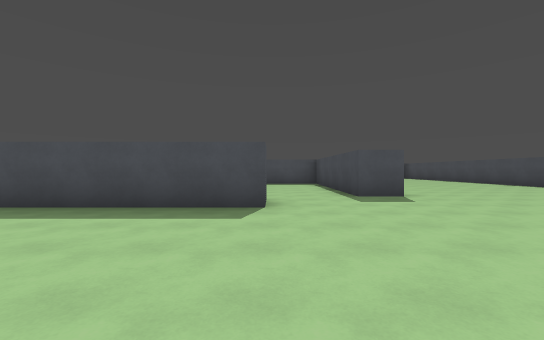
[1] (above)

24 first-person views from a walk through a 3-D level made in the Godot game engine. The camera is 1.4 m above the floor, looks level and sees 90° across. The floor is counted in squares, 2.4 m on a side. Each view is taken from the middle of a square. On the plan, view 1 faces up. The plan holds only what a view shows up to about 9 squares ahead; the rest is blank. Characters and animated objects are not drawn. Some surface patterns are stand-ins.

[2]
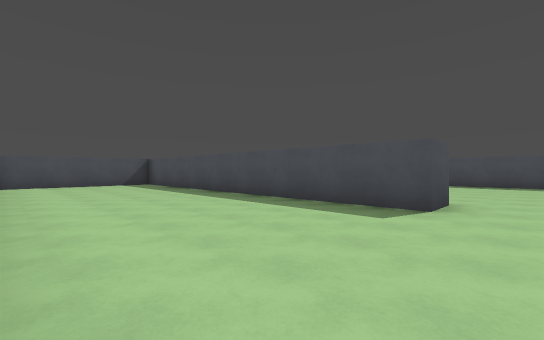

[3]
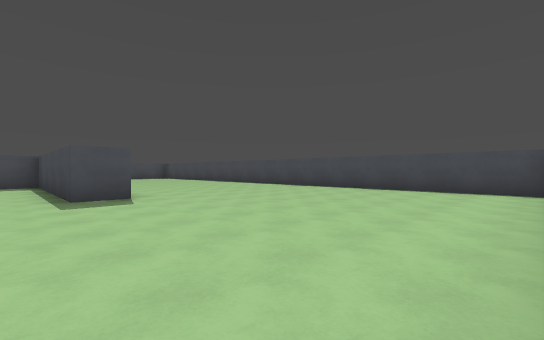

[4]
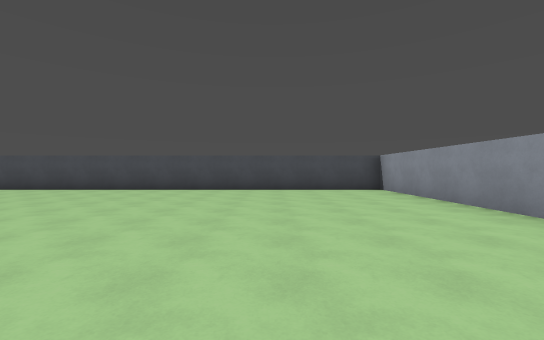

[5]
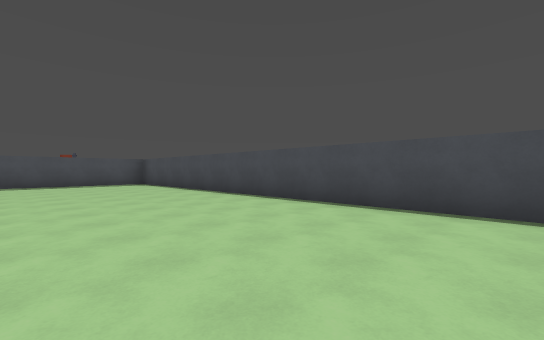

[6]
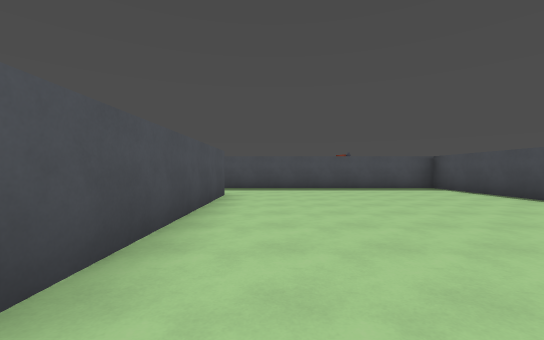

[7]
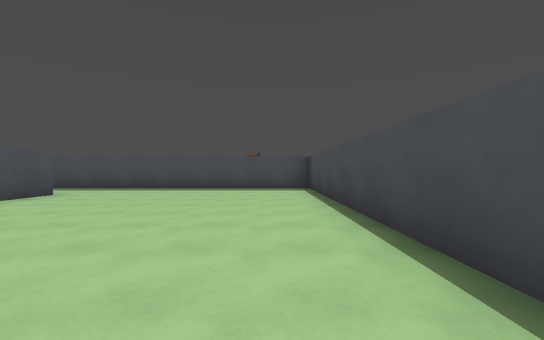

[8]
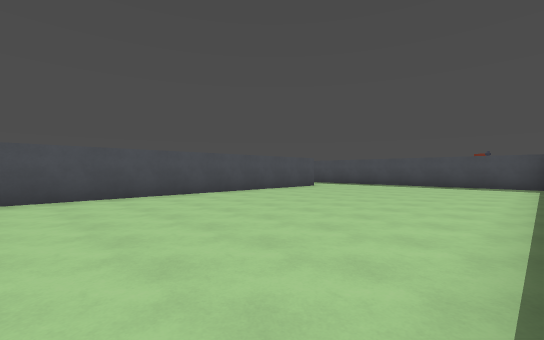

[9]
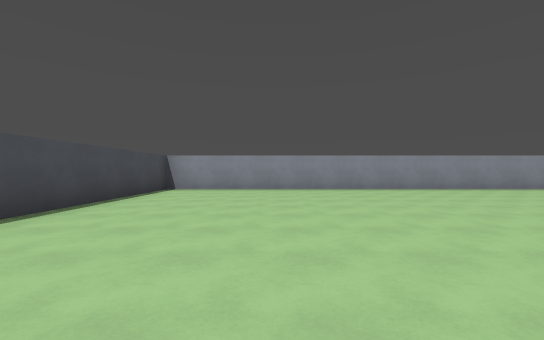

[10]
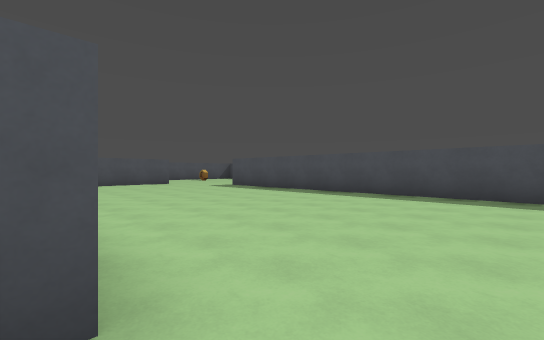

[11]
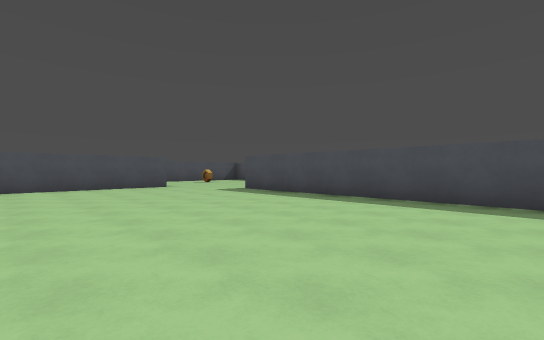

[12]
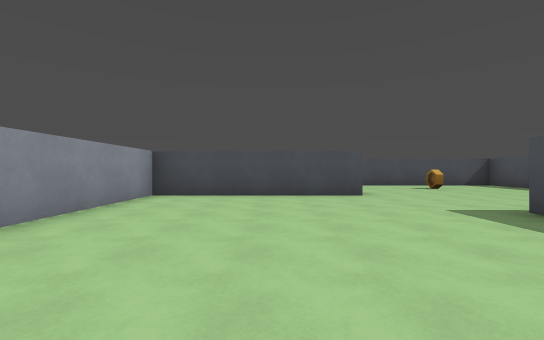

[13]
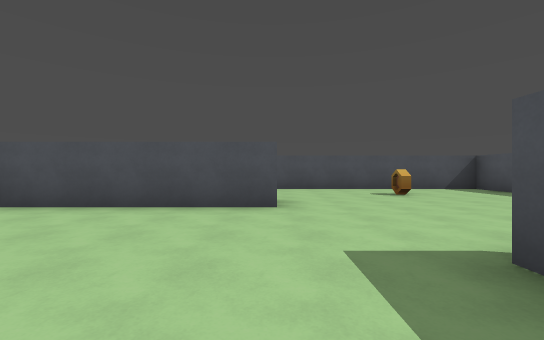

[14]
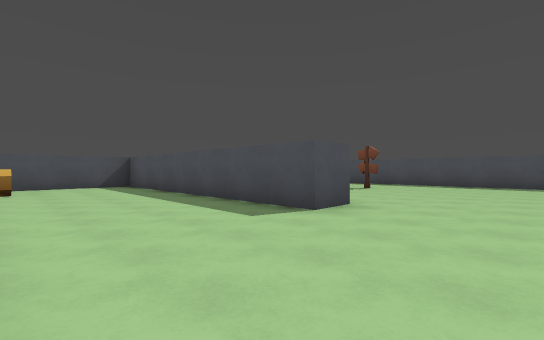

[15]
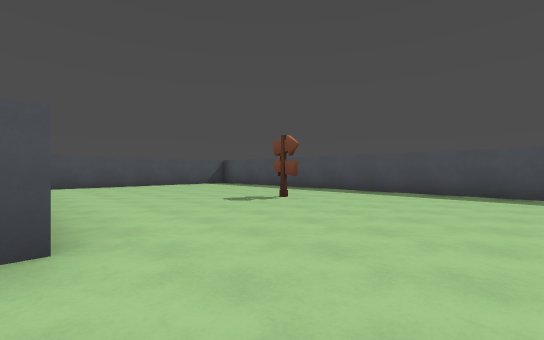

[16]
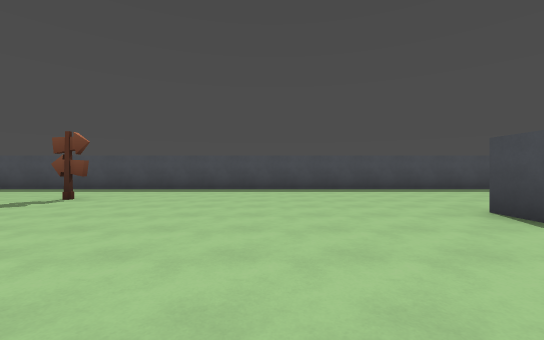

[17]
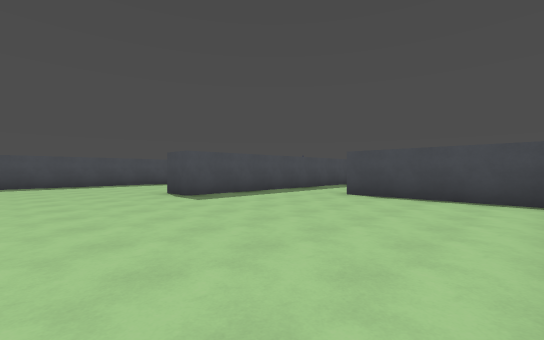

[18]
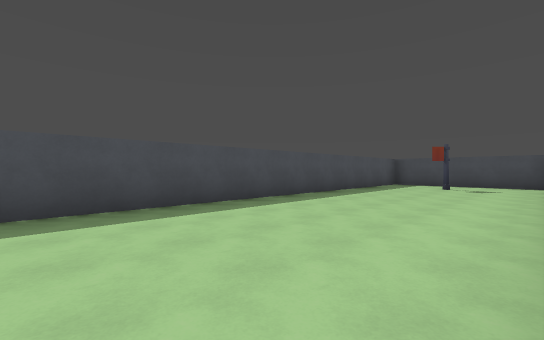

[19]
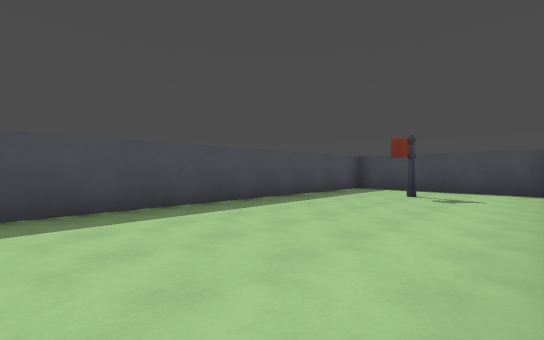

[20]
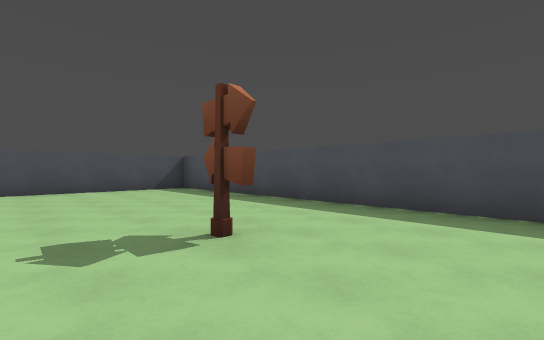

[21]
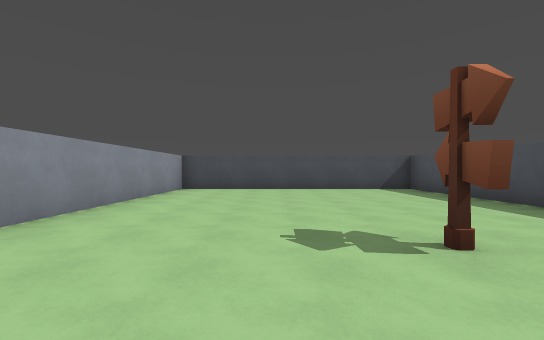

[22]
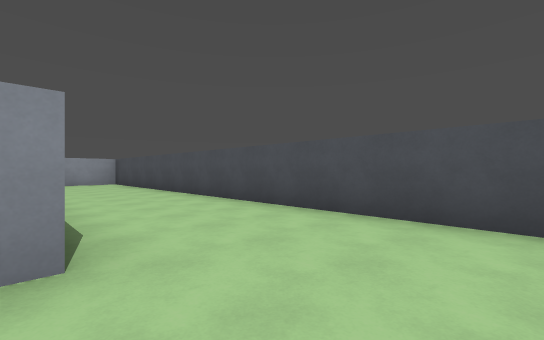

[23]
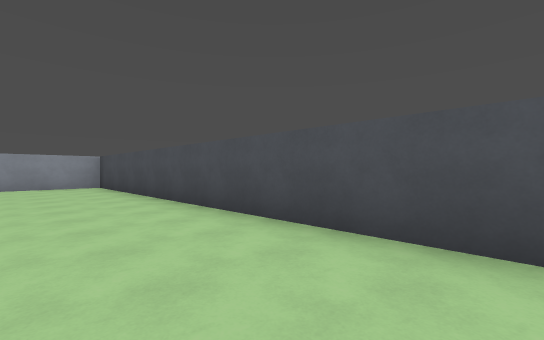

[24]
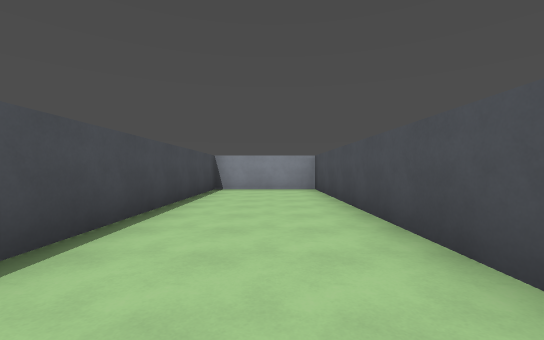

### Floor plan
Ten units are one square. View 1 is at (0, 0); x grows to the right and y downward. Boxes are objects, and circles mark ways between rooms. Rooms are numbered by the first view taken in them; rooms with no view inside come last. Other rooms are left out.
<svg viewBox="-148 -247 245 255">
<path fill="none" stroke="#000" d="M30 -59 19 -59M-1 -52 -1 -42 -75 -42M29 -164 29 -80M-23 3 92 3 92 -187 15 -187M-103 -15 -103 0M-64 -172 -64 -162 -143 -162 -143 3 -113 3 -113 -64M-76 -214 -82 -214M19 -130 19 -164M-103 -101 -103 -52 -68 -52M15 -187 -10 -187 -10 -197M19 -59 19 -115 -78 -115M92 -200 92 -242 -143 -242 -143 -172 -88 -172"/>
<rect x="-125" y="-135" width="10" height="10" fill="#bbb"><title>coin</title></rect>
<rect x="65" y="-225" width="10" height="10" fill="#bbb"><title>flag</title></rect>
<circle cx="25" cy="-175" r="3" fill="#2a7"/>
<circle cx="5" cy="-55" r="3" fill="#2a7"/>
<text x="40" y="-70">1</text>
<text x="-50" y="-150">2</text>
</svg>
Room 1 opens to room 2.

Where each view was taken, in squares from view 1:
view 1: 0 up, 0 right, facing up
view 2: 0 up, 1 right, facing up-left
view 3: 0 up, 1 right, facing up-right
view 4: 3 up, 1 right, facing right
view 5: 7 up, 5 right, facing up-right
view 6: 10 up, 4 right, facing up
view 7: 10 up, 8 right, facing up
view 8: 8 up, 9 right, facing up-left
view 9: 8 up, 6 right, facing down
view 10: 5 up, 1 right, facing up-left
view 11: 6 up, 1 left, facing up-left
view 12: 8 up, 4 left, facing left
view 13: 10 up, 6 left, facing left
view 14: 13 up, 4 left, facing up-left
view 15: 17 up, 4 left, facing up-left
view 16: 16 up, 4 left, facing up
view 17: 13 up, 4 left, facing up-right
view 18: 20 up, 2 left, facing up-right
view 19: 20 up, 1 right, facing up-right
view 20: 20 up, 6 left, facing up-left
view 21: 20 up, 6 left, facing left
view 22: 12 up, 11 left, facing down-left
view 23: 10 up, 12 left, facing down-left
view 24: 8 up, 13 left, facing down
